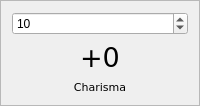
            <widget class="QFrame" name="frame_10">
             <property name="frameShape">
              <enum>QFrame::StyledPanel</enum>
             </property>
             <layout class="QVBoxLayout" name="verticalLayout_12">
              <item>
               <widget class="QSpinBox" name="spinBox_7">
                <property name="maximum">
                 <number>20</number>
                </property>
                <property name="value">
                 <number>10</number>
                </property>
               </widget>
              </item>
              <item>
               <widget class="QLabel" name="label_17">
                <property name="font">
                 <font>
                  <family>DejaVu Sans</family>
                  <pointsize>20</pointsize>
                 </font>
                </property>
                <property name="text">
                 <string>+0</string>
                </property>
                <property name="alignment">
                 <set>Qt::AlignHCenter|Qt::AlignTop</set>
                </property>
               </widget>
              </item>
              <item>
               <widget class="QLabel" name="label_16">
                <property name="font">
                 <font>
                  <family>DejaVu Sans</family>
                  <pointsize>8</pointsize>
                 </font>
                </property>
                <property name="text">
                 <string>Charisma</string>
                </property>
                <property name="alignment">
                 <set>Qt::AlignHCenter|Qt::AlignTop</set>
                </property>
               </widget>
              </item>
             </layout>
            </widget>
